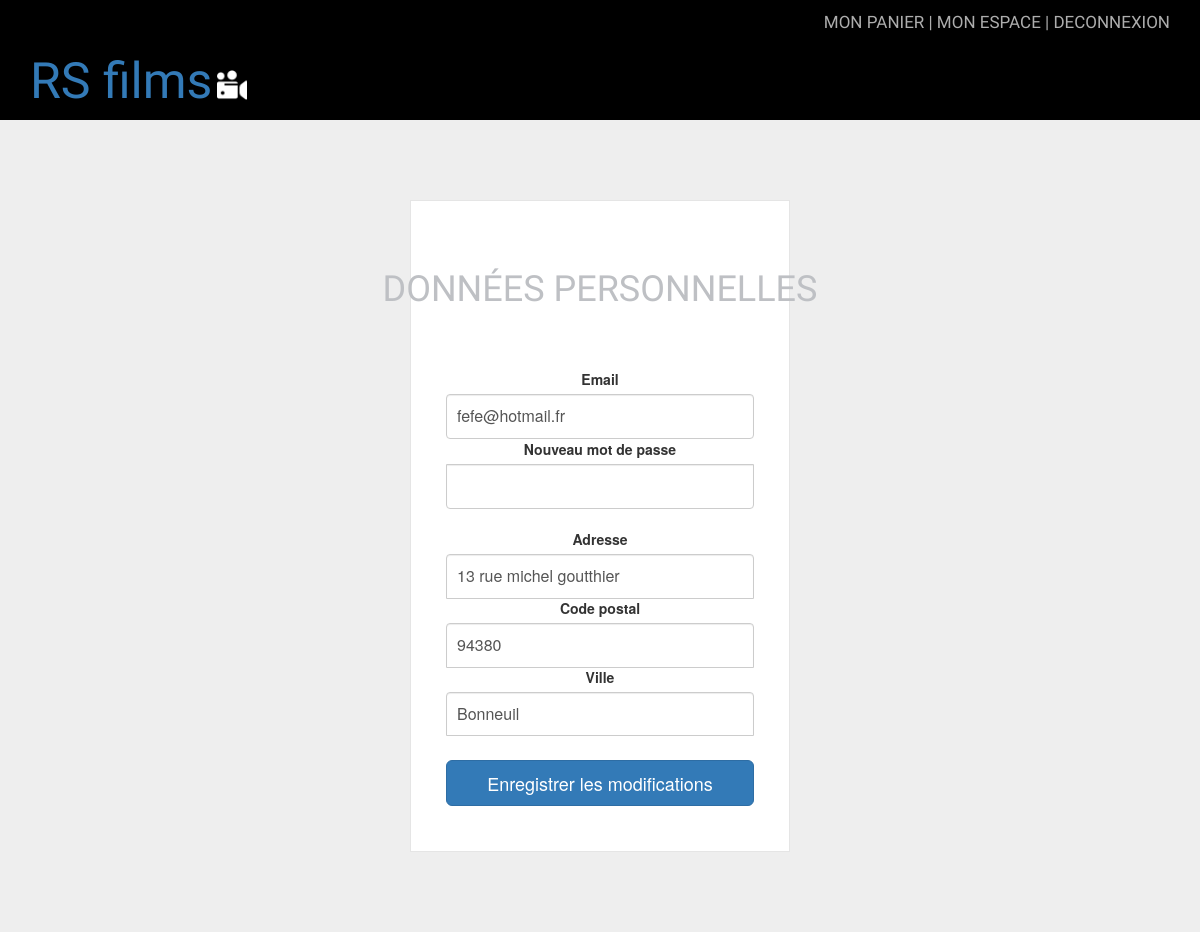
/e-boutique/index.php?ctrl=user&action=infosPersos (signed in), run on the app's committed database.
### tables this page shows
CREATE TABLE `users` (
  `id_user` int(3) NOT NULL,
  `email` varchar(255) NOT NULL,
  `password` varchar(255) NOT NULL,
  `firstName` varchar(100) NOT NULL,
  `lastName` varchar(100) NOT NULL,
  `address` varchar(45) NOT NULL,
  `postalCode` varchar(45) NOT NULL,
  `city` varchar(45) NOT NULL,
  `admin` tinyint(4) NOT NULL
);

### e-boutique/controller/UserController.class.php (called while the page is built, shortened)
<?php
class userController {
    public function __construct($db1) {
       $this->db = $db1 ;
    }
    public function infosPersos(){
      require('./views/index.php');
    }
  }
?>

### e-boutique/views/infosPersos.php (the view, shortened to what this page needs)
<?php
$historique = "SELECT email, address, postalCode, city FROM users  WHERE email='".$_SESSION["user"]."'";
$query = $this->db->query($historique);
while ($donnees = $query->fetch())
{
  $email = $donnees['email'];
  $address = $donnees['address'];
  $postalcode = $donnees['postalCode'];
  $city = $donnees['city'];
}
?>
<div class="monEspace container">
  <div class="wrapper">
    <div class="divTitle col-sm-12"><h1>Données personnelles</h1></div>
    <form class="form-signin" action="index.php?ctrl=user&action=doUpdate" method="post">
      <label for="email">Email</label>
      <input type="email" class="form-control" name="email" id="email" value="<?php echo $email;?>">
      <label for="password">Nouveau mot de passe</label>
      <input type="password" class="form-control" name="password" id="password">
      <label for="adress">Adresse</label>
      <input type="text" class="form-control" name="address" id="address" value="<?php echo $address;?>">
      <label for="postalCode">Code postal</label>
      <input type="text" class="form-control" name="postalCode" id="postalCode" value="<?php echo $postalcode;?>">
      <label for="city">Ville</label>
      <input type="text" class="form-control" id="city" name="city" value="<?php echo $city;?>">
      <button class="btn btn-lg btn-primary btn-block" type="submit">Enregistrer les modifications</button>
    </form>
</div>
</div>

### e-boutique/ressources/style.css (style rules this page uses)
body { background: #eee !important; }
.wrapper { margin-top: 80px; margin-bottom: 80px; }
.monEspace { text-align: center; }
.monEspace .divTitle { padding-top: 50px; padding-bottom: 50px; }
.monEspace h1 { font-family: 'Open Sans Condensed', sans-serif; text-transform: uppercase; text-align: center; color: #bec0c4; }
.monEspace button { margin-top: 25px; }

### data on the page
users: email "fefe@hotmail.fr", address "13 rue michel goutthier", postalCode "94380", city "Bonneuil"
